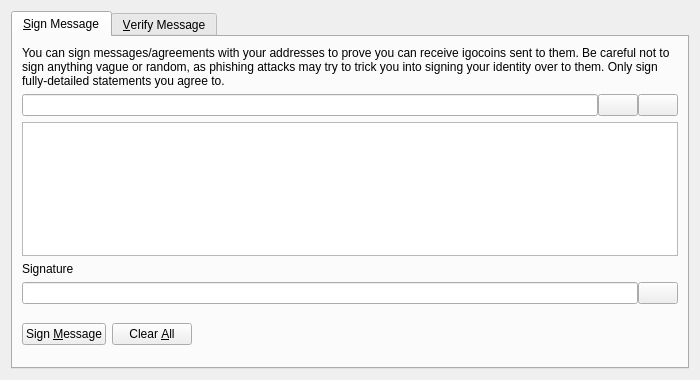
<?xml version="1.0" encoding="UTF-8"?>
<ui version="4.0">
 <class>SignVerifyMessageDialog</class>
 <widget class="QDialog" name="SignVerifyMessageDialog">
  <property name="geometry">
   <rect>
    <x>0</x>
    <y>0</y>
    <width>700</width>
    <height>380</height>
   </rect>
  </property>
  <property name="windowTitle">
   <string>Signatures - Sign / Verify a Message</string>
  </property>
  <property name="modal">
   <bool>true</bool>
  </property>
  <layout class="QVBoxLayout" name="verticalLayout">
   <item>
    <widget class="QTabWidget" name="tabWidget">
     <property name="currentIndex">
      <number>0</number>
     </property>
     <widget class="QWidget" name="tabSignMessage">
      <attribute name="title">
       <string>&amp;Sign Message</string>
      </attribute>
      <layout class="QVBoxLayout" name="verticalLayout_SM">
       <item>
        <widget class="QLabel" name="infoLabel_SM">
         <property name="text">
          <string>You can sign messages/agreements with your addresses to prove you can receive igocoins sent to them. Be careful not to sign anything vague or random, as phishing attacks may try to trick you into signing your identity over to them. Only sign fully-detailed statements you agree to.</string>
         </property>
         <property name="textFormat">
          <enum>Qt::PlainText</enum>
         </property>
         <property name="wordWrap">
          <bool>true</bool>
         </property>
        </widget>
       </item>
       <item>
        <layout class="QHBoxLayout" name="horizontalLayout_1_SM">
         <property name="spacing">
          <number>0</number>
         </property>
         <item>
          <widget class="QValidatedLineEdit" name="addressIn_SM">
           <property name="toolTip">
            <string>The Igocoin address to sign the message with</string>
           </property>
          </widget>
         </item>
         <item>
          <widget class="QPushButton" name="addressBookButton_SM">
           <property name="toolTip">
            <string>Choose previously used address</string>
           </property>
           <property name="text">
            <string/>
           </property>
           <property name="icon">
            <iconset resource="../igocoin.qrc">
             <normaloff>:/icons/address-book</normaloff>:/icons/address-book</iconset>
           </property>
           <property name="shortcut">
            <string>Alt+A</string>
           </property>
           <property name="autoDefault">
            <bool>false</bool>
           </property>
          </widget>
         </item>
         <item>
          <widget class="QPushButton" name="pasteButton_SM">
           <property name="toolTip">
            <string>Paste address from clipboard</string>
           </property>
           <property name="text">
            <string/>
           </property>
           <property name="icon">
            <iconset resource="../igocoin.qrc">
             <normaloff>:/icons/editpaste</normaloff>:/icons/editpaste</iconset>
           </property>
           <property name="shortcut">
            <string>Alt+P</string>
           </property>
           <property name="autoDefault">
            <bool>false</bool>
           </property>
          </widget>
         </item>
        </layout>
       </item>
       <item>
        <widget class="QPlainTextEdit" name="messageIn_SM">
         <property name="toolTip">
          <string>Enter the message you want to sign here</string>
         </property>
        </widget>
       </item>
       <item>
        <widget class="QLabel" name="signatureLabel_SM">
         <property name="text">
          <string>Signature</string>
         </property>
         <property name="textFormat">
          <enum>Qt::PlainText</enum>
         </property>
        </widget>
       </item>
       <item>
        <layout class="QHBoxLayout" name="horizontalLayout_2_SM">
         <property name="spacing">
          <number>0</number>
         </property>
         <item>
          <widget class="QLineEdit" name="signatureOut_SM">
           <property name="font">
            <font>
             <italic>true</italic>
            </font>
           </property>
           <property name="readOnly">
            <bool>true</bool>
           </property>
          </widget>
         </item>
         <item>
          <widget class="QPushButton" name="copySignatureButton_SM">
           <property name="toolTip">
            <string>Copy the current signature to the system clipboard</string>
           </property>
           <property name="text">
            <string/>
           </property>
           <property name="icon">
            <iconset resource="../igocoin.qrc">
             <normaloff>:/icons/editcopy</normaloff>:/icons/editcopy</iconset>
           </property>
           <property name="autoDefault">
            <bool>false</bool>
           </property>
          </widget>
         </item>
        </layout>
       </item>
       <item>
        <layout class="QHBoxLayout" name="horizontalLayout_3_SM">
         <item>
          <widget class="QPushButton" name="signMessageButton_SM">
           <property name="toolTip">
            <string>Sign the message to prove you own this Igocoin address</string>
           </property>
           <property name="text">
            <string>Sign &amp;Message</string>
           </property>
           <property name="icon">
            <iconset resource="../igocoin.qrc">
             <normaloff>:/icons/edit</normaloff>:/icons/edit</iconset>
           </property>
           <property name="autoDefault">
            <bool>false</bool>
           </property>
          </widget>
         </item>
         <item>
          <widget class="QPushButton" name="clearButton_SM">
           <property name="toolTip">
            <string>Reset all sign message fields</string>
           </property>
           <property name="text">
            <string>Clear &amp;All</string>
           </property>
           <property name="icon">
            <iconset resource="../igocoin.qrc">
             <normaloff>:/icons/remove</normaloff>:/icons/remove</iconset>
           </property>
           <property name="autoDefault">
            <bool>false</bool>
           </property>
          </widget>
         </item>
         <item>
          <spacer name="horizontalSpacer_1_SM">
           <property name="orientation">
            <enum>Qt::Horizontal</enum>
           </property>
           <property name="sizeHint" stdset="0">
            <size>
             <width>40</width>
             <height>48</height>
            </size>
           </property>
          </spacer>
         </item>
         <item>
          <widget class="QLabel" name="statusLabel_SM">
           <property name="font">
            <font>
             <weight>75</weight>
             <bold>true</bold>
            </font>
           </property>
           <property name="text">
            <string/>
           </property>
           <property name="wordWrap">
            <bool>true</bool>
           </property>
          </widget>
         </item>
         <item>
          <spacer name="horizontalSpacer_2_SM">
           <property name="orientation">
            <enum>Qt::Horizontal</enum>
           </property>
           <property name="sizeHint" stdset="0">
            <size>
             <width>40</width>
             <height>48</height>
            </size>
           </property>
          </spacer>
         </item>
        </layout>
       </item>
      </layout>
     </widget>
     <widget class="QWidget" name="tabVerifyMessage">
      <attribute name="title">
       <string>&amp;Verify Message</string>
      </attribute>
      <layout class="QVBoxLayout" name="verticalLayout_VM">
       <item>
        <widget class="QLabel" name="infoLabel_VM">
         <property name="text">
          <string>Enter the receiver's address, message (ensure you copy line breaks, spaces, tabs, etc. exactly) and signature below to verify the message. Be careful not to read more into the signature than what is in the signed message itself, to avoid being tricked by a man-in-the-middle attack. Note that this only proves the signing party receives with the address, it cannot prove sendership of any transaction!</string>
         </property>
         <property name="textFormat">
          <enum>Qt::PlainText</enum>
         </property>
         <property name="alignment">
          <set>Qt::AlignLeading|Qt::AlignLeft|Qt::AlignTop</set>
         </property>
         <property name="wordWrap">
          <bool>true</bool>
         </property>
        </widget>
       </item>
       <item>
        <layout class="QHBoxLayout" name="horizontalLayout_1_VM">
         <property name="spacing">
          <number>0</number>
         </property>
         <item>
          <widget class="QValidatedLineEdit" name="addressIn_VM">
           <property name="toolTip">
            <string>The Igocoin address the message was signed with</string>
           </property>
          </widget>
         </item>
         <item>
          <widget class="QPushButton" name="addressBookButton_VM">
           <property name="toolTip">
            <string>Choose previously used address</string>
           </property>
           <property name="text">
            <string/>
           </property>
           <property name="icon">
            <iconset resource="../igocoin.qrc">
             <normaloff>:/icons/address-book</normaloff>:/icons/address-book</iconset>
           </property>
           <property name="shortcut">
            <string>Alt+A</string>
           </property>
           <property name="autoDefault">
            <bool>false</bool>
           </property>
          </widget>
         </item>
        </layout>
       </item>
       <item>
        <widget class="QPlainTextEdit" name="messageIn_VM"/>
       </item>
       <item>
        <widget class="QValidatedLineEdit" name="signatureIn_VM"/>
       </item>
       <item>
        <layout class="QHBoxLayout" name="horizontalLayout_2_VM">
         <item>
          <widget class="QPushButton" name="verifyMessageButton_VM">
           <property name="toolTip">
            <string>Verify the message to ensure it was signed with the specified Igocoin address</string>
           </property>
           <property name="text">
            <string>Verify &amp;Message</string>
           </property>
           <property name="icon">
            <iconset resource="../igocoin.qrc">
             <normaloff>:/icons/transaction_0</normaloff>:/icons/transaction_0</iconset>
           </property>
           <property name="autoDefault">
            <bool>false</bool>
           </property>
          </widget>
         </item>
         <item>
          <widget class="QPushButton" name="clearButton_VM">
           <property name="toolTip">
            <string>Reset all verify message fields</string>
           </property>
           <property name="text">
            <string>Clear &amp;All</string>
           </property>
           <property name="icon">
            <iconset resource="../igocoin.qrc">
             <normaloff>:/icons/remove</normaloff>:/icons/remove</iconset>
           </property>
           <property name="autoDefault">
            <bool>false</bool>
           </property>
          </widget>
         </item>
         <item>
          <spacer name="horizontalSpacer_1_VM">
           <property name="orientation">
            <enum>Qt::Horizontal</enum>
           </property>
           <property name="sizeHint" stdset="0">
            <size>
             <width>40</width>
             <height>48</height>
            </size>
           </property>
          </spacer>
         </item>
         <item>
          <widget class="QLabel" name="statusLabel_VM">
           <property name="font">
            <font>
             <weight>75</weight>
             <bold>true</bold>
            </font>
           </property>
           <property name="text">
            <string/>
           </property>
           <property name="wordWrap">
            <bool>true</bool>
           </property>
          </widget>
         </item>
         <item>
          <spacer name="horizontalSpacer_2_VM">
           <property name="orientation">
            <enum>Qt::Horizontal</enum>
           </property>
           <property name="sizeHint" stdset="0">
            <size>
             <width>40</width>
             <height>48</height>
            </size>
           </property>
          </spacer>
         </item>
        </layout>
       </item>
      </layout>
     </widget>
    </widget>
   </item>
  </layout>
 </widget>
 <customwidgets>
  <customwidget>
   <class>QValidatedLineEdit</class>
   <extends>QLineEdit</extends>
   <header>qt/qvalidatedlineedit.h</header>
  </customwidget>
 </customwidgets>
 <resources>
  <include location="../igocoin.qrc"/>
 </resources>
 <connections/>
</ui>
